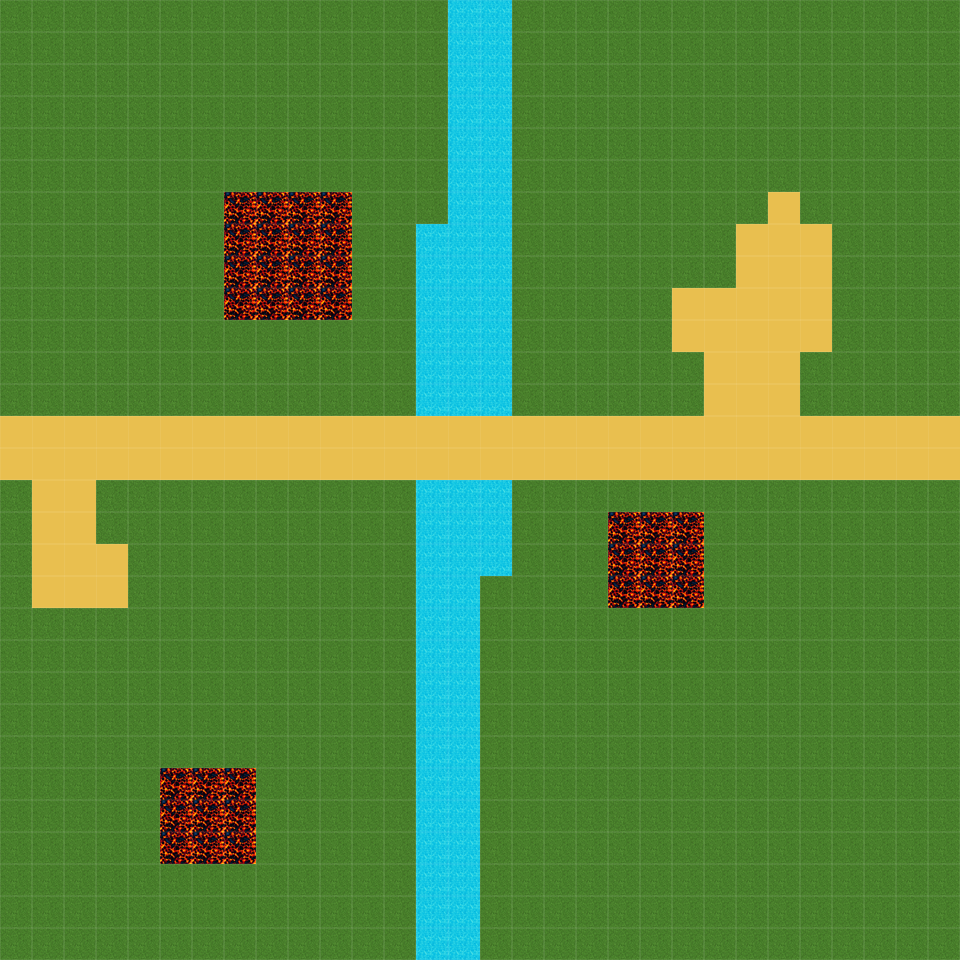

This is a level from a 2D game, rendered from its Tiled map with the project's own tilesets. A one-line summary and the complete map file follow:
An orthogonal 30x30 tile map with 32x32 px tiles, 1 tile layer (Tile Layer 1).

<map version="1.0" tiledversion="1.0.2" orientation="orthogonal" renderorder="right-down" width="30" height="30" tilewidth="32" tileheight="32" nextobjectid="1">
 <tileset firstgid="1" source="TileSetTesting.tsx" />
 <layer name="Tile Layer 1" width="30" height="30">
  <data encoding="csv">
1,1,1,1,1,1,1,1,1,1,1,1,1,1,3,3,1,1,1,1,1,1,1,1,1,1,1,1,1,1,
1,1,1,1,1,1,1,1,1,1,1,1,1,1,3,3,1,1,1,1,1,1,1,1,1,1,1,1,1,1,
1,1,1,1,1,1,1,1,1,1,1,1,1,1,3,3,1,1,1,1,1,1,1,1,1,1,1,1,1,1,
1,1,1,1,1,1,1,1,1,1,1,1,1,1,3,3,1,1,1,1,1,1,1,1,1,1,1,1,1,1,
1,1,1,1,1,1,1,1,1,1,1,1,1,1,3,3,1,1,1,1,1,1,1,1,1,1,1,1,1,1,
1,1,1,1,1,1,1,1,1,1,1,1,1,1,3,3,1,1,1,1,1,1,1,1,1,1,1,1,1,1,
1,1,1,1,1,1,1,2,2,2,2,1,1,1,3,3,1,1,1,1,1,1,1,1,4,1,1,1,1,1,
1,1,1,1,1,1,1,2,2,2,2,1,1,3,3,3,1,1,1,1,1,1,1,4,4,4,1,1,1,1,
1,1,1,1,1,1,1,2,2,2,2,1,1,3,3,3,1,1,1,1,1,1,1,4,4,4,1,1,1,1,
1,1,1,1,1,1,1,2,2,2,2,1,1,3,3,3,1,1,1,1,1,4,4,4,4,4,1,1,1,1,
1,1,1,1,1,1,1,1,1,1,1,1,1,3,3,3,1,1,1,1,1,4,4,4,4,4,1,1,1,1,
1,1,1,1,1,1,1,1,1,1,1,1,1,3,3,3,1,1,1,1,1,1,4,4,4,1,1,1,1,1,
1,1,1,1,1,1,1,1,1,1,1,1,1,3,3,3,1,1,1,1,1,1,4,4,4,1,1,1,1,1,
4,4,4,4,4,4,4,4,4,4,4,4,4,4,4,4,4,4,4,4,4,4,4,4,4,4,4,4,4,4,
4,4,4,4,4,4,4,4,4,4,4,4,4,4,4,4,4,4,4,4,4,4,4,4,4,4,4,4,4,4,
1,4,4,1,1,1,1,1,1,1,1,1,1,3,3,3,1,1,1,1,1,1,1,1,1,1,1,1,1,1,
1,4,4,1,1,1,1,1,1,1,1,1,1,3,3,3,1,1,1,2,2,2,1,1,1,1,1,1,1,1,
1,4,4,4,1,1,1,1,1,1,1,1,1,3,3,3,1,1,1,2,2,2,1,1,1,1,1,1,1,1,
1,4,4,4,1,1,1,1,1,1,1,1,1,3,3,1,1,1,1,2,2,2,1,1,1,1,1,1,1,1,
1,1,1,1,1,1,1,1,1,1,1,1,1,3,3,1,1,1,1,1,1,1,1,1,1,1,1,1,1,1,
1,1,1,1,1,1,1,1,1,1,1,1,1,3,3,1,1,1,1,1,1,1,1,1,1,1,1,1,1,1,
1,1,1,1,1,1,1,1,1,1,1,1,1,3,3,1,1,1,1,1,1,1,1,1,1,1,1,1,1,1,
1,1,1,1,1,1,1,1,1,1,1,1,1,3,3,1,1,1,1,1,1,1,1,1,1,1,1,1,1,1,
1,1,1,1,1,1,1,1,1,1,1,1,1,3,3,1,1,1,1,1,1,1,1,1,1,1,1,1,1,1,
1,1,1,1,1,2,2,2,1,1,1,1,1,3,3,1,1,1,1,1,1,1,1,1,1,1,1,1,1,1,
1,1,1,1,1,2,2,2,1,1,1,1,1,3,3,1,1,1,1,1,1,1,1,1,1,1,1,1,1,1,
1,1,1,1,1,2,2,2,1,1,1,1,1,3,3,1,1,1,1,1,1,1,1,1,1,1,1,1,1,1,
1,1,1,1,1,1,1,1,1,1,1,1,1,3,3,1,1,1,1,1,1,1,1,1,1,1,1,1,1,1,
1,1,1,1,1,1,1,1,1,1,1,1,1,3,3,1,1,1,1,1,1,1,1,1,1,1,1,1,1,1,
1,1,1,1,1,1,1,1,1,1,1,1,1,3,3,1,1,1,1,1,1,1,1,1,1,1,1,1,1,1
</data>
 </layer>
</map>